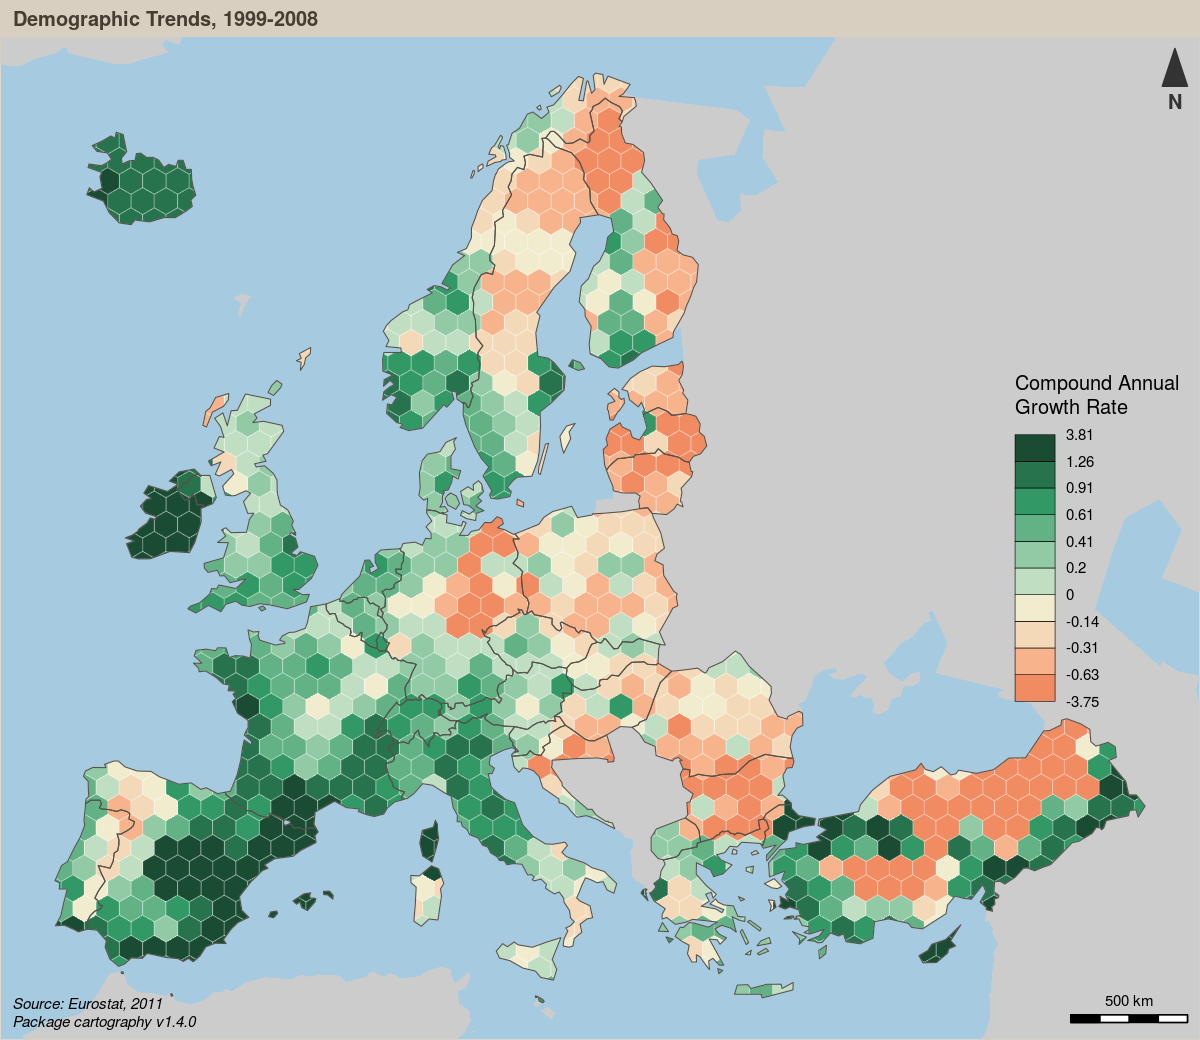

R code for this plot:
data("nuts2006")
library(cartography)

# Load data
data(nuts2006)


# Create a grid layer
mygrid <- getGridLayer(spdf = nuts3.spdf, cellsize = 100000, type = "hexagonal")

# Compute data for the grid layer
df1 <- getGridData(x = mygrid, df = nuts3.df, var = "pop2008" )
df2 <- getGridData(x = mygrid, df = nuts3.df, var = "pop1999" )

# Compute the compound annual growth rate
df1$cagr <-(((df1$pop2008 / df2$pop1999)^(1/9)) - 1) * 100
v <- getBreaks(v = df1$cagr ,method = "quantile",nclass = 10)
v[5] <- 0

# set a color palette
cols <- c("#f18b61","#f7b48c","#f3d9b7","#f1eccd","#c0dec2",
          "#91caa4","#63b285","#329966","#26734d","#1a4c33")


sizes <- getFigDim(spdf = nuts0.spdf, width = 1200, mar = c(0,0,1.2,0))

png(filename = "example/RegularGrid.png", width = sizes[1], height = sizes[2],res = 150)

# set margins
opar <- par(mar = c(0,0,1.2,0), mfrow = c(1,1))

# Plot a layer with the extent of the EU28 countries with only a background color
plot(nuts0.spdf, border = NA, col = NA, bg = "#A6CAE0")

# Plot non european space
plot(world.spdf, col  = "#CCCCCC", border=NA, add=TRUE)

choroLayer(spdf = mygrid$spdf,df = df1,var = "cagr", add=TRUE,
           col=cols, lwd = 0.6, border = "#FFFFFF60",
           legend.pos = "right", breaks = v,legend.values.rnd = 2,
           legend.title.txt = "Compound Annual\nGrowth Rate")


plot(nuts0.spdf, add=T, col = NA, border = "#56514c", lwd = 0.7)


layoutLayer(title = "Demographic Trends, 1999-2008", author = "Package cartography v1.4.0", 
            sources = "Source: Eurostat, 2011", frame = TRUE, 
            scale = 500, 
            north = TRUE, theme = "taupe.pal") 

dev.off()
